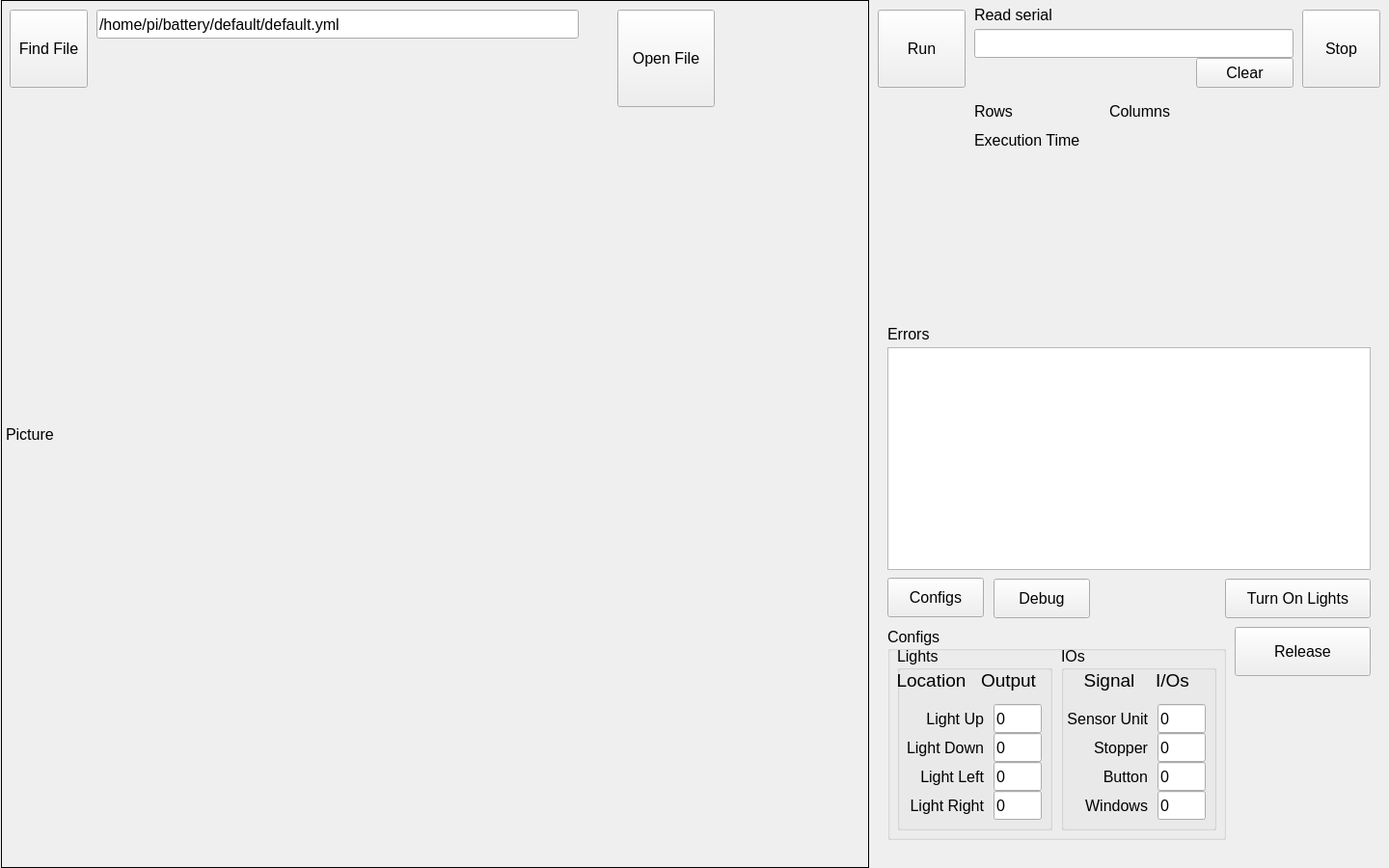
<?xml version="1.0" encoding="UTF-8"?>
<ui version="4.0">
 <class>MainWindow</class>
 <widget class="QMainWindow" name="MainWindow">
  <property name="geometry">
   <rect>
    <x>0</x>
    <y>0</y>
    <width>1440</width>
    <height>900</height>
   </rect>
  </property>
  <property name="minimumSize">
   <size>
    <width>1024</width>
    <height>768</height>
   </size>
  </property>
  <property name="maximumSize">
   <size>
    <width>1440</width>
    <height>900</height>
   </size>
  </property>
  <property name="font">
   <font>
    <pointsize>12</pointsize>
   </font>
  </property>
  <property name="windowTitle">
   <string>DelfosExecution</string>
  </property>
  <widget class="QWidget" name="centralWidget">
   <widget class="QPushButton" name="cmdOpen">
    <property name="geometry">
     <rect>
      <x>640</x>
      <y>10</y>
      <width>101</width>
      <height>101</height>
     </rect>
    </property>
    <property name="text">
     <string>Open File</string>
    </property>
   </widget>
   <widget class="QLineEdit" name="txtPathFile">
    <property name="geometry">
     <rect>
      <x>100</x>
      <y>10</y>
      <width>500</width>
      <height>30</height>
     </rect>
    </property>
    <property name="text">
     <string>/home/pi/battery/default/default.yml</string>
    </property>
   </widget>
   <widget class="QPushButton" name="cmdStop">
    <property name="geometry">
     <rect>
      <x>1350</x>
      <y>10</y>
      <width>81</width>
      <height>81</height>
     </rect>
    </property>
    <property name="text">
     <string>Stop</string>
    </property>
   </widget>
   <widget class="QPushButton" name="cmdRun">
    <property name="geometry">
     <rect>
      <x>910</x>
      <y>10</y>
      <width>91</width>
      <height>81</height>
     </rect>
    </property>
    <property name="text">
     <string>Run</string>
    </property>
   </widget>
   <widget class="QLabel" name="lblPicture">
    <property name="geometry">
     <rect>
      <x>1</x>
      <y>0</y>
      <width>900</width>
      <height>900</height>
     </rect>
    </property>
    <property name="frameShape">
     <enum>QFrame::Box</enum>
    </property>
    <property name="text">
     <string>Picture</string>
    </property>
   </widget>
   <widget class="QListWidget" name="lstErrors">
    <property name="geometry">
     <rect>
      <x>920</x>
      <y>360</y>
      <width>501</width>
      <height>231</height>
     </rect>
    </property>
   </widget>
   <widget class="QLabel" name="lblErrors">
    <property name="geometry">
     <rect>
      <x>920</x>
      <y>340</y>
      <width>47</width>
      <height>13</height>
     </rect>
    </property>
    <property name="text">
     <string>Errors</string>
    </property>
   </widget>
   <widget class="QPushButton" name="cmdLights">
    <property name="geometry">
     <rect>
      <x>1270</x>
      <y>600</y>
      <width>151</width>
      <height>41</height>
     </rect>
    </property>
    <property name="text">
     <string>Turn On Lights</string>
    </property>
    <property name="checkable">
     <bool>true</bool>
    </property>
   </widget>
   <widget class="QPushButton" name="cmdConfigs">
    <property name="geometry">
     <rect>
      <x>920</x>
      <y>599</y>
      <width>100</width>
      <height>41</height>
     </rect>
    </property>
    <property name="text">
     <string>Configs</string>
    </property>
   </widget>
   <widget class="QGroupBox" name="grpConfigs">
    <property name="geometry">
     <rect>
      <x>920</x>
      <y>650</y>
      <width>351</width>
      <height>221</height>
     </rect>
    </property>
    <property name="title">
     <string>Configs</string>
    </property>
    <widget class="QGroupBox" name="grpLights">
     <property name="geometry">
      <rect>
       <x>10</x>
       <y>20</y>
       <width>161</width>
       <height>191</height>
      </rect>
     </property>
     <property name="title">
      <string>Lights</string>
     </property>
     <widget class="QLabel" name="lblLightUp">
      <property name="geometry">
       <rect>
        <x>-10</x>
        <y>60</y>
        <width>100</width>
        <height>30</height>
       </rect>
      </property>
      <property name="text">
       <string>Light Up</string>
      </property>
      <property name="alignment">
       <set>Qt::AlignRight|Qt::AlignTrailing|Qt::AlignVCenter</set>
      </property>
     </widget>
     <widget class="QLabel" name="lblLightDown">
      <property name="geometry">
       <rect>
        <x>-10</x>
        <y>90</y>
        <width>100</width>
        <height>30</height>
       </rect>
      </property>
      <property name="text">
       <string>Light Down</string>
      </property>
      <property name="alignment">
       <set>Qt::AlignRight|Qt::AlignTrailing|Qt::AlignVCenter</set>
      </property>
     </widget>
     <widget class="QLabel" name="lblLightLeft">
      <property name="geometry">
       <rect>
        <x>-10</x>
        <y>120</y>
        <width>100</width>
        <height>30</height>
       </rect>
      </property>
      <property name="text">
       <string>Light Left</string>
      </property>
      <property name="alignment">
       <set>Qt::AlignRight|Qt::AlignTrailing|Qt::AlignVCenter</set>
      </property>
     </widget>
     <widget class="QLabel" name="lblLightRight">
      <property name="geometry">
       <rect>
        <x>-10</x>
        <y>150</y>
        <width>100</width>
        <height>30</height>
       </rect>
      </property>
      <property name="text">
       <string>Light Right</string>
      </property>
      <property name="alignment">
       <set>Qt::AlignRight|Qt::AlignTrailing|Qt::AlignVCenter</set>
      </property>
     </widget>
     <widget class="QLineEdit" name="txtLightUp">
      <property name="geometry">
       <rect>
        <x>100</x>
        <y>60</y>
        <width>50</width>
        <height>30</height>
       </rect>
      </property>
      <property name="text">
       <string>0</string>
      </property>
     </widget>
     <widget class="QLineEdit" name="txtLightDown">
      <property name="geometry">
       <rect>
        <x>100</x>
        <y>90</y>
        <width>50</width>
        <height>30</height>
       </rect>
      </property>
      <property name="text">
       <string>0</string>
      </property>
     </widget>
     <widget class="QLineEdit" name="txtLightLeft">
      <property name="geometry">
       <rect>
        <x>100</x>
        <y>120</y>
        <width>50</width>
        <height>30</height>
       </rect>
      </property>
      <property name="text">
       <string>0</string>
      </property>
     </widget>
     <widget class="QLineEdit" name="txtLightRight">
      <property name="geometry">
       <rect>
        <x>100</x>
        <y>150</y>
        <width>50</width>
        <height>30</height>
       </rect>
      </property>
      <property name="text">
       <string>0</string>
      </property>
     </widget>
     <widget class="QLabel" name="lblLocation">
      <property name="geometry">
       <rect>
        <x>-10</x>
        <y>20</y>
        <width>91</width>
        <height>30</height>
       </rect>
      </property>
      <property name="font">
       <font>
        <pointsize>14</pointsize>
       </font>
      </property>
      <property name="text">
       <string>Location</string>
      </property>
      <property name="alignment">
       <set>Qt::AlignCenter</set>
      </property>
     </widget>
     <widget class="QLabel" name="lblOutput">
      <property name="geometry">
       <rect>
        <x>80</x>
        <y>20</y>
        <width>71</width>
        <height>30</height>
       </rect>
      </property>
      <property name="font">
       <font>
        <pointsize>14</pointsize>
       </font>
      </property>
      <property name="text">
       <string>Output</string>
      </property>
      <property name="alignment">
       <set>Qt::AlignCenter</set>
      </property>
     </widget>
    </widget>
    <widget class="QGroupBox" name="grpIOs">
     <property name="geometry">
      <rect>
       <x>180</x>
       <y>20</y>
       <width>161</width>
       <height>191</height>
      </rect>
     </property>
     <property name="title">
      <string>IOs</string>
     </property>
     <widget class="QLineEdit" name="txtSensorUnit">
      <property name="geometry">
       <rect>
        <x>100</x>
        <y>60</y>
        <width>50</width>
        <height>30</height>
       </rect>
      </property>
      <property name="text">
       <string>0</string>
      </property>
     </widget>
     <widget class="QLabel" name="lblSensorUnit">
      <property name="geometry">
       <rect>
        <x>-10</x>
        <y>60</y>
        <width>100</width>
        <height>30</height>
       </rect>
      </property>
      <property name="text">
       <string>Sensor Unit</string>
      </property>
      <property name="alignment">
       <set>Qt::AlignRight|Qt::AlignTrailing|Qt::AlignVCenter</set>
      </property>
     </widget>
     <widget class="QLineEdit" name="txtSolenoid">
      <property name="geometry">
       <rect>
        <x>100</x>
        <y>90</y>
        <width>50</width>
        <height>30</height>
       </rect>
      </property>
      <property name="text">
       <string>0</string>
      </property>
     </widget>
     <widget class="QLabel" name="lblSolenoid">
      <property name="geometry">
       <rect>
        <x>-10</x>
        <y>90</y>
        <width>100</width>
        <height>30</height>
       </rect>
      </property>
      <property name="text">
       <string>Stopper</string>
      </property>
      <property name="alignment">
       <set>Qt::AlignRight|Qt::AlignTrailing|Qt::AlignVCenter</set>
      </property>
     </widget>
     <widget class="QLabel" name="lblSignal">
      <property name="geometry">
       <rect>
        <x>0</x>
        <y>20</y>
        <width>100</width>
        <height>30</height>
       </rect>
      </property>
      <property name="font">
       <font>
        <pointsize>14</pointsize>
       </font>
      </property>
      <property name="text">
       <string>Signal</string>
      </property>
      <property name="alignment">
       <set>Qt::AlignCenter</set>
      </property>
     </widget>
     <widget class="QLabel" name="lblIOs">
      <property name="geometry">
       <rect>
        <x>90</x>
        <y>20</y>
        <width>51</width>
        <height>30</height>
       </rect>
      </property>
      <property name="font">
       <font>
        <pointsize>14</pointsize>
       </font>
      </property>
      <property name="text">
       <string>I/Os</string>
      </property>
      <property name="alignment">
       <set>Qt::AlignCenter</set>
      </property>
     </widget>
     <widget class="QLineEdit" name="txtButton">
      <property name="geometry">
       <rect>
        <x>100</x>
        <y>120</y>
        <width>50</width>
        <height>30</height>
       </rect>
      </property>
      <property name="text">
       <string>0</string>
      </property>
     </widget>
     <widget class="QLabel" name="lblButton">
      <property name="geometry">
       <rect>
        <x>-10</x>
        <y>120</y>
        <width>100</width>
        <height>30</height>
       </rect>
      </property>
      <property name="text">
       <string>Button</string>
      </property>
      <property name="alignment">
       <set>Qt::AlignRight|Qt::AlignTrailing|Qt::AlignVCenter</set>
      </property>
     </widget>
     <widget class="QLineEdit" name="txtWindows">
      <property name="geometry">
       <rect>
        <x>100</x>
        <y>150</y>
        <width>50</width>
        <height>30</height>
       </rect>
      </property>
      <property name="text">
       <string>0</string>
      </property>
     </widget>
     <widget class="QLabel" name="lblWindows">
      <property name="geometry">
       <rect>
        <x>-10</x>
        <y>150</y>
        <width>100</width>
        <height>30</height>
       </rect>
      </property>
      <property name="text">
       <string>Windows</string>
      </property>
      <property name="alignment">
       <set>Qt::AlignRight|Qt::AlignTrailing|Qt::AlignVCenter</set>
      </property>
     </widget>
    </widget>
   </widget>
   <widget class="QLabel" name="lblRows">
    <property name="geometry">
     <rect>
      <x>1010</x>
      <y>100</y>
      <width>47</width>
      <height>30</height>
     </rect>
    </property>
    <property name="text">
     <string>Rows</string>
    </property>
   </widget>
   <widget class="QLabel" name="lblColumns">
    <property name="geometry">
     <rect>
      <x>1150</x>
      <y>100</y>
      <width>71</width>
      <height>30</height>
     </rect>
    </property>
    <property name="text">
     <string>Columns</string>
    </property>
   </widget>
   <widget class="QLabel" name="lblNumberRows">
    <property name="geometry">
     <rect>
      <x>1060</x>
      <y>100</y>
      <width>61</width>
      <height>30</height>
     </rect>
    </property>
    <property name="text">
     <string/>
    </property>
   </widget>
   <widget class="QLabel" name="lblNumberColumns">
    <property name="geometry">
     <rect>
      <x>1220</x>
      <y>100</y>
      <width>61</width>
      <height>30</height>
     </rect>
    </property>
    <property name="text">
     <string/>
    </property>
   </widget>
   <widget class="QLabel" name="lblStatus">
    <property name="geometry">
     <rect>
      <x>920</x>
      <y>160</y>
      <width>501</width>
      <height>161</height>
     </rect>
    </property>
    <property name="palette">
     <palette>
      <active>
       <colorrole role="WindowText">
        <brush brushstyle="SolidPattern">
         <color alpha="255">
          <red>255</red>
          <green>0</green>
          <blue>0</blue>
         </color>
        </brush>
       </colorrole>
      </active>
      <inactive>
       <colorrole role="WindowText">
        <brush brushstyle="SolidPattern">
         <color alpha="255">
          <red>255</red>
          <green>0</green>
          <blue>0</blue>
         </color>
        </brush>
       </colorrole>
      </inactive>
      <disabled>
       <colorrole role="WindowText">
        <brush brushstyle="SolidPattern">
         <color alpha="255">
          <red>120</red>
          <green>120</green>
          <blue>120</blue>
         </color>
        </brush>
       </colorrole>
      </disabled>
     </palette>
    </property>
    <property name="font">
     <font>
      <pointsize>120</pointsize>
     </font>
    </property>
    <property name="text">
     <string/>
    </property>
    <property name="alignment">
     <set>Qt::AlignCenter</set>
    </property>
   </widget>
   <widget class="QPushButton" name="cmdDebug">
    <property name="geometry">
     <rect>
      <x>1030</x>
      <y>600</y>
      <width>100</width>
      <height>41</height>
     </rect>
    </property>
    <property name="text">
     <string>Debug</string>
    </property>
    <property name="checkable">
     <bool>false</bool>
    </property>
   </widget>
   <widget class="QPushButton" name="cmdFind">
    <property name="geometry">
     <rect>
      <x>10</x>
      <y>10</y>
      <width>81</width>
      <height>81</height>
     </rect>
    </property>
    <property name="text">
     <string>Find File</string>
    </property>
   </widget>
   <widget class="QLabel" name="lblExecutionTime">
    <property name="geometry">
     <rect>
      <x>1010</x>
      <y>130</y>
      <width>120</width>
      <height>30</height>
     </rect>
    </property>
    <property name="text">
     <string>Execution Time</string>
    </property>
   </widget>
   <widget class="QLabel" name="lblTime">
    <property name="geometry">
     <rect>
      <x>1130</x>
      <y>130</y>
      <width>171</width>
      <height>30</height>
     </rect>
    </property>
    <property name="text">
     <string/>
    </property>
   </widget>
   <widget class="QPushButton" name="cmdRelease">
    <property name="geometry">
     <rect>
      <x>1280</x>
      <y>650</y>
      <width>141</width>
      <height>51</height>
     </rect>
    </property>
    <property name="text">
     <string>Release</string>
    </property>
    <property name="checkable">
     <bool>true</bool>
    </property>
   </widget>
   <widget class="QLineEdit" name="txtSerial">
    <property name="geometry">
     <rect>
      <x>1010</x>
      <y>30</y>
      <width>331</width>
      <height>30</height>
     </rect>
    </property>
    <property name="text">
     <string/>
    </property>
   </widget>
   <widget class="QLabel" name="lblSerial">
    <property name="geometry">
     <rect>
      <x>1010</x>
      <y>0</y>
      <width>91</width>
      <height>30</height>
     </rect>
    </property>
    <property name="text">
     <string>Read serial</string>
    </property>
   </widget>
   <widget class="QPushButton" name="cmdClear">
    <property name="geometry">
     <rect>
      <x>1240</x>
      <y>60</y>
      <width>101</width>
      <height>31</height>
     </rect>
    </property>
    <property name="text">
     <string>Clear</string>
    </property>
   </widget>
   <zorder>lblPicture</zorder>
   <zorder>grpConfigs</zorder>
   <zorder>cmdOpen</zorder>
   <zorder>txtPathFile</zorder>
   <zorder>cmdStop</zorder>
   <zorder>cmdRun</zorder>
   <zorder>lstErrors</zorder>
   <zorder>lblErrors</zorder>
   <zorder>cmdLights</zorder>
   <zorder>cmdConfigs</zorder>
   <zorder>lblRows</zorder>
   <zorder>lblColumns</zorder>
   <zorder>lblNumberRows</zorder>
   <zorder>lblNumberColumns</zorder>
   <zorder>lblStatus</zorder>
   <zorder>cmdDebug</zorder>
   <zorder>cmdFind</zorder>
   <zorder>lblExecutionTime</zorder>
   <zorder>lblTime</zorder>
   <zorder>cmdRelease</zorder>
   <zorder>txtSerial</zorder>
   <zorder>lblSerial</zorder>
   <zorder>cmdClear</zorder>
  </widget>
 </widget>
 <layoutdefault spacing="6" margin="11"/>
 <tabstops>
  <tabstop>cmdFind</tabstop>
  <tabstop>txtPathFile</tabstop>
  <tabstop>cmdOpen</tabstop>
  <tabstop>cmdRun</tabstop>
  <tabstop>txtSerial</tabstop>
  <tabstop>lstErrors</tabstop>
  <tabstop>cmdConfigs</tabstop>
  <tabstop>cmdLights</tabstop>
  <tabstop>cmdStop</tabstop>
  <tabstop>txtLightUp</tabstop>
  <tabstop>txtLightDown</tabstop>
  <tabstop>txtLightLeft</tabstop>
  <tabstop>txtLightRight</tabstop>
  <tabstop>txtSensorUnit</tabstop>
  <tabstop>txtSolenoid</tabstop>
  <tabstop>txtButton</tabstop>
  <tabstop>cmdRelease</tabstop>
  <tabstop>cmdDebug</tabstop>
 </tabstops>
 <resources/>
 <connections>
  <connection>
   <sender>cmdOpen</sender>
   <signal>clicked()</signal>
   <receiver>MainWindow</receiver>
   <slot>OpenFile()</slot>
   <hints>
    <hint type="sourcelabel">
     <x>696</x>
     <y>23</y>
    </hint>
    <hint type="destinationlabel">
     <x>84</x>
     <y>114</y>
    </hint>
   </hints>
  </connection>
  <connection>
   <sender>cmdRun</sender>
   <signal>clicked()</signal>
   <receiver>MainWindow</receiver>
   <slot>Run()</slot>
   <hints>
    <hint type="sourcelabel">
     <x>939</x>
     <y>50</y>
    </hint>
    <hint type="destinationlabel">
     <x>1074</x>
     <y>89</y>
    </hint>
   </hints>
  </connection>
  <connection>
   <sender>cmdStop</sender>
   <signal>clicked()</signal>
   <receiver>MainWindow</receiver>
   <slot>Stop()</slot>
   <hints>
    <hint type="sourcelabel">
     <x>960</x>
     <y>173</y>
    </hint>
    <hint type="destinationlabel">
     <x>1102</x>
     <y>138</y>
    </hint>
   </hints>
  </connection>
  <connection>
   <sender>cmdConfigs</sender>
   <signal>clicked()</signal>
   <receiver>MainWindow</receiver>
   <slot>Configs()</slot>
   <hints>
    <hint type="sourcelabel">
     <x>945</x>
     <y>590</y>
    </hint>
    <hint type="destinationlabel">
     <x>1245</x>
     <y>328</y>
    </hint>
   </hints>
  </connection>
  <connection>
   <sender>cmdLights</sender>
   <signal>clicked(bool)</signal>
   <receiver>MainWindow</receiver>
   <slot>Lights(bool)</slot>
   <hints>
    <hint type="sourcelabel">
     <x>1270</x>
     <y>591</y>
    </hint>
    <hint type="destinationlabel">
     <x>1279</x>
     <y>337</y>
    </hint>
   </hints>
  </connection>
  <connection>
   <sender>cmdDebug</sender>
   <signal>clicked()</signal>
   <receiver>MainWindow</receiver>
   <slot>Debug()</slot>
   <hints>
    <hint type="sourcelabel">
     <x>1059</x>
     <y>611</y>
    </hint>
    <hint type="destinationlabel">
     <x>1023</x>
     <y>342</y>
    </hint>
   </hints>
  </connection>
  <connection>
   <sender>cmdFind</sender>
   <signal>clicked()</signal>
   <receiver>MainWindow</receiver>
   <slot>Find()</slot>
   <hints>
    <hint type="sourcelabel">
     <x>49</x>
     <y>35</y>
    </hint>
    <hint type="destinationlabel">
     <x>994</x>
     <y>254</y>
    </hint>
   </hints>
  </connection>
  <connection>
   <sender>cmdRelease</sender>
   <signal>clicked(bool)</signal>
   <receiver>MainWindow</receiver>
   <slot>Release(bool)</slot>
   <hints>
    <hint type="sourcelabel">
     <x>1367</x>
     <y>659</y>
    </hint>
    <hint type="destinationlabel">
     <x>1362</x>
     <y>744</y>
    </hint>
   </hints>
  </connection>
  <connection>
   <sender>txtSerial</sender>
   <signal>returnPressed()</signal>
   <receiver>MainWindow</receiver>
   <slot>SendSerial()</slot>
   <hints>
    <hint type="sourcelabel">
     <x>1130</x>
     <y>49</y>
    </hint>
    <hint type="destinationlabel">
     <x>1330</x>
     <y>782</y>
    </hint>
   </hints>
  </connection>
  <connection>
   <sender>cmdClear</sender>
   <signal>clicked()</signal>
   <receiver>MainWindow</receiver>
   <slot>Clear()</slot>
   <hints>
    <hint type="sourcelabel">
     <x>1284</x>
     <y>86</y>
    </hint>
    <hint type="destinationlabel">
     <x>1404</x>
     <y>724</y>
    </hint>
   </hints>
  </connection>
 </connections>
 <slots>
  <signal>_Update()</signal>
  <slot>OpenFile()</slot>
  <slot>Run()</slot>
  <slot>Stop()</slot>
  <slot>Configs()</slot>
  <slot>Release(bool)</slot>
  <slot>Debug()</slot>
  <slot>Refresh()</slot>
  <slot>Find()</slot>
  <slot>Lights(bool)</slot>
  <slot>SendSerial()</slot>
  <slot>Clear()</slot>
 </slots>
</ui>
